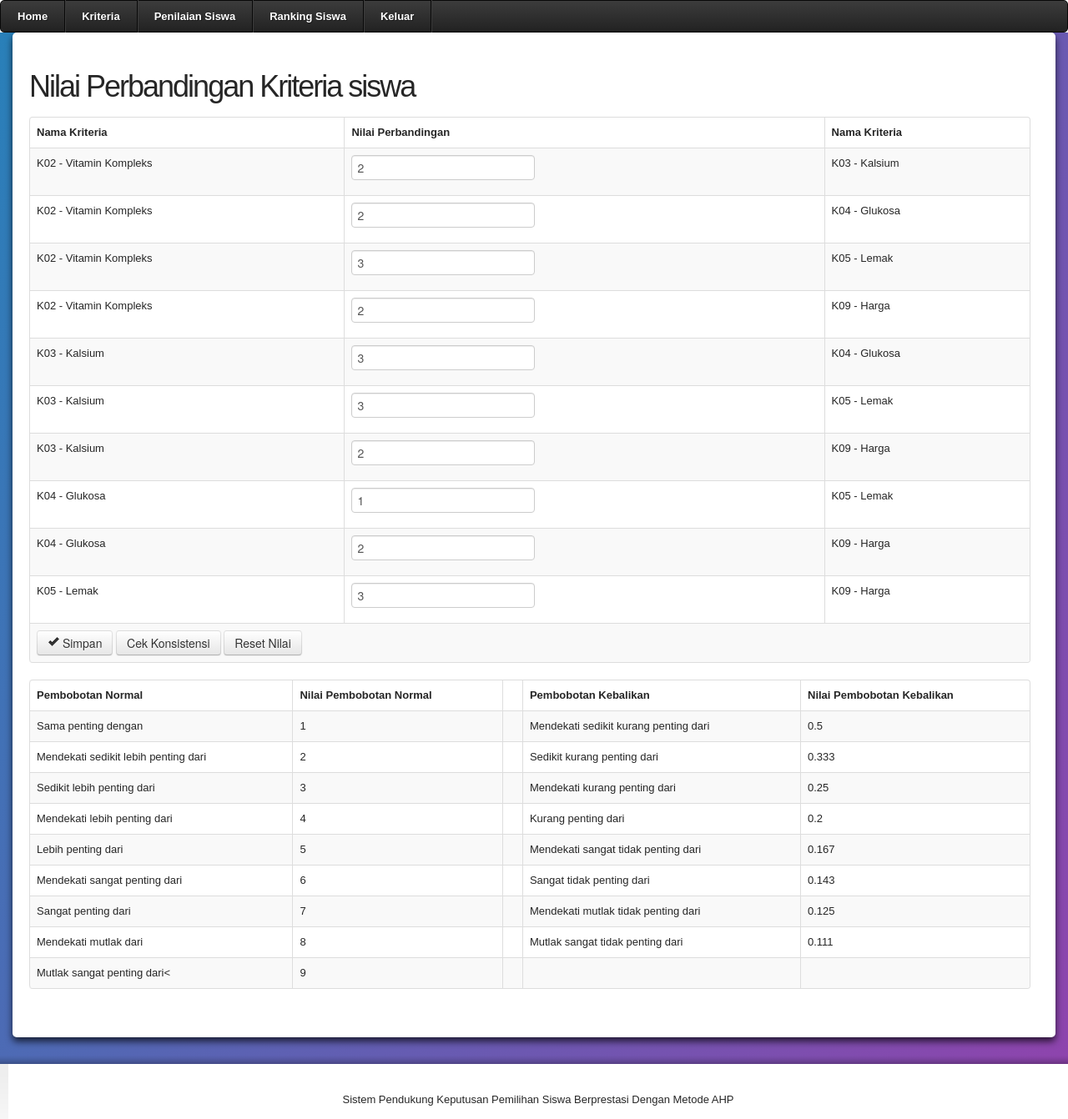
The page /?hal=nilai_kriteria_produk (signed in) on the database its author committed.
### tables this page shows
CREATE TABLE IF NOT EXISTS `kriteria_produk` (
  `id_kriteria_produk` int(11) NOT NULL AUTO_INCREMENT,
  `kode_kriteria_produk` varchar(10) NOT NULL,
  `nama_kriteria_produk` varchar(50) NOT NULL,
  PRIMARY KEY (`id_kriteria_produk`)
);

CREATE TABLE IF NOT EXISTS `nilai_kriteria_produk` (
  `id_nilai_kriteria_produk` int(11) NOT NULL AUTO_INCREMENT,
  `id_kriteria_produk_1` int(11) NOT NULL,
  `id_kriteria_produk_2` int(11) NOT NULL,
  `nilai` float NOT NULL,
  `teknis` enum('1','2') DEFAULT NULL,
  PRIMARY KEY (`id_nilai_kriteria_produk`)
);

### includes/p_nilai_kriteria_produk.php (the view, shortened to what this page needs)
<?php
$link_update='?hal=nilai_kriteria_produk';
$q="select * from kriteria_produk order by kode_kriteria_produk";
$q=mysql_query($q);
while($h=mysql_fetch_array($q)){
	$kriteria_produk[]=array($h['id_kriteria_produk'],$h['kode_kriteria_produk'],$h['nama_kriteria_produk']);
}
for($i=0;$i<count($kriteria_produk);$i++){
	for($ii=0;$ii<count($kriteria_produk);$ii++){
		if($i < $ii){
			$q=mysql_query("select nilai from nilai_kriteria_produk where id_kriteria_produk_1='".$kriteria_produk[$i][0]."' and id_kriteria_produk_2='".$kriteria_produk[$ii][0]."'");
			if(mysql_num_rows($q)>0){
				$h=mysql_fetch_array($q);
				$nilai=$h['nilai'];
			}else{
				mysql_query("insert into nilai_kriteria_produk(id_kriteria_produk_1,id_kriteria_produk_2,nilai) values('".$kriteria_produk[$i][0]."','".$kriteria_produk[$ii][0]."','1')");
				$nilai=1;
			}
			$daftar.='
			  <tr>
				<td align="right">'.$kriteria_produk[$i][1].' - '.$kriteria_produk[$i][2].'</td>
				<td align="center">
				<input type="text" name="nilai_'.$kriteria_produk[$i][0].'_'.$kriteria_produk[$ii][0].'" value='.$nilai.'>
				</td>
				<td>'.$kriteria_produk[$ii][1].' - '.$kriteria_produk[$ii][2].'</td>
				</td>
			</tr>
			';
		}
	}
}
?>
<h3 class="p2">Nilai Perbandingan Kriteria siswa</h3>
<form action="<?php echo $link_update;?>" name="" method="post" enctype="multipart/form-data">
<table class="table table-striped table-hover table-bordered">
	<thead>
		<tr>
			<th>Nama Kriteria </th>
			<th>Nilai Perbandingan</th>
			<th>Nama Kriteria</th>
		</tr>
	</thead>
	<tbody>
		<?php echo $daftar;?>
	  <tr>
		<td align="center" colspan="3"><button type="submit" name="save" class="btn blue"><i class="icon-ok"></i> Simpan</button>
		<button type="submit" name="check" class="btn">Cek Konsistensi</button>
		<button type="submit" name="reset" class="btn" onclick="return(ResetConfirm());">Reset Nilai</button></td>
	  </tr>
	</tbody>
</table>
<table class="table table-striped table-hover table-bordered">
	<thead>
		<tr>
			<th>Pembobotan Normal</th>
			<th>Nilai Pembobotan Normal</th>
			<th></th>
			<th>Pembobotan Kebalikan</th>
			<th>Nilai Pembobotan Kebalikan</th>
		</tr>
	</thead>
	<tbody><tr>
	<td>Sama penting dengan</td><td>1</td><td></td><td>Mendekati sedikit kurang penting dari</td><td>0.5</td>
	</tr>
	<tr>
<td>Mendekati sedikit lebih penting dari</td><td>2</td><td></td><td>Sedikit kurang penting dari</td><td> 0.333</td>
</tr>
	<tr>
<td>Sedikit lebih penting dari</td><td>3</td><td></td><td> Mendekati kurang penting dari </td><td> 0.25</td>
</tr>
	<tr>
	<td>Mendekati lebih penting dari</td><td>4</td><td></td><td>Kurang penting dari </td><td> 0.2</td>
</tr>
	<tr>
	<td>Lebih penting dari</td><td>5</td><td></td><td>Mendekati sangat tidak penting dari </td><td> 0.167</td>
</tr>
	<tr>
	<td>Mendekati sangat penting dari</td><td>6</td><td></td><td>Sangat tidak penting dari </td><td> 0.143</td>
</tr>
	<tr>
	<td>Sangat penting dari</td><td>7</td><td></td><td> Mendekati mutlak tidak penting dari</td><td>0.125</td>
</tr>
	<tr>
	<td>Mendekati mutlak dari</td><td>8</td><td></td><td>Mutlak sangat tidak penting dari</td><td>0.111</td>
</tr>
	<tr>
	<td>Mutlak sangat penting dari<</td><td>9</td><td></td><td></td><td></td>
	</tr>
	</tbody>
	</table>
</form>

### css/style.css (style rules this page uses)
html { width:100% }
body { font-family:Arial, Helvetica, sans-serif;font-size:100%;color:#262626;min-width:980px;background:#fff }
.p2 { margin-bottom:15px }
h3 { font-family:"Trebuchet MS", Arial, Helvetica, sans-serif;font-size:36px;line-height:1.2em;margin:0 0 22px 0;color:#262626;font-weight:normal;letter-spacing:-2px }

### rows shown on the page
kriteria_produk: kode_kriteria_produk "K02", nama_kriteria_produk "Vitamin Kompleks", id_kriteria_produk.nilai "2"
kriteria_produk: kode_kriteria_produk "K03", nama_kriteria_produk "Kalsium", id_kriteria_produk.nilai "3"
kriteria_produk: kode_kriteria_produk "K04", nama_kriteria_produk "Glukosa"
nilai_kriteria_produk: nilai "3"
kriteria_produk: kode_kriteria_produk "K05", nama_kriteria_produk "Lemak"
kriteria_produk: kode_kriteria_produk "K09", nama_kriteria_produk "Harga"
nilai_kriteria_produk: nilai "2"
nilai_kriteria_produk: nilai "1"
nilai_kriteria_produk: nilai "2"
nilai_kriteria_produk: nilai "3"
